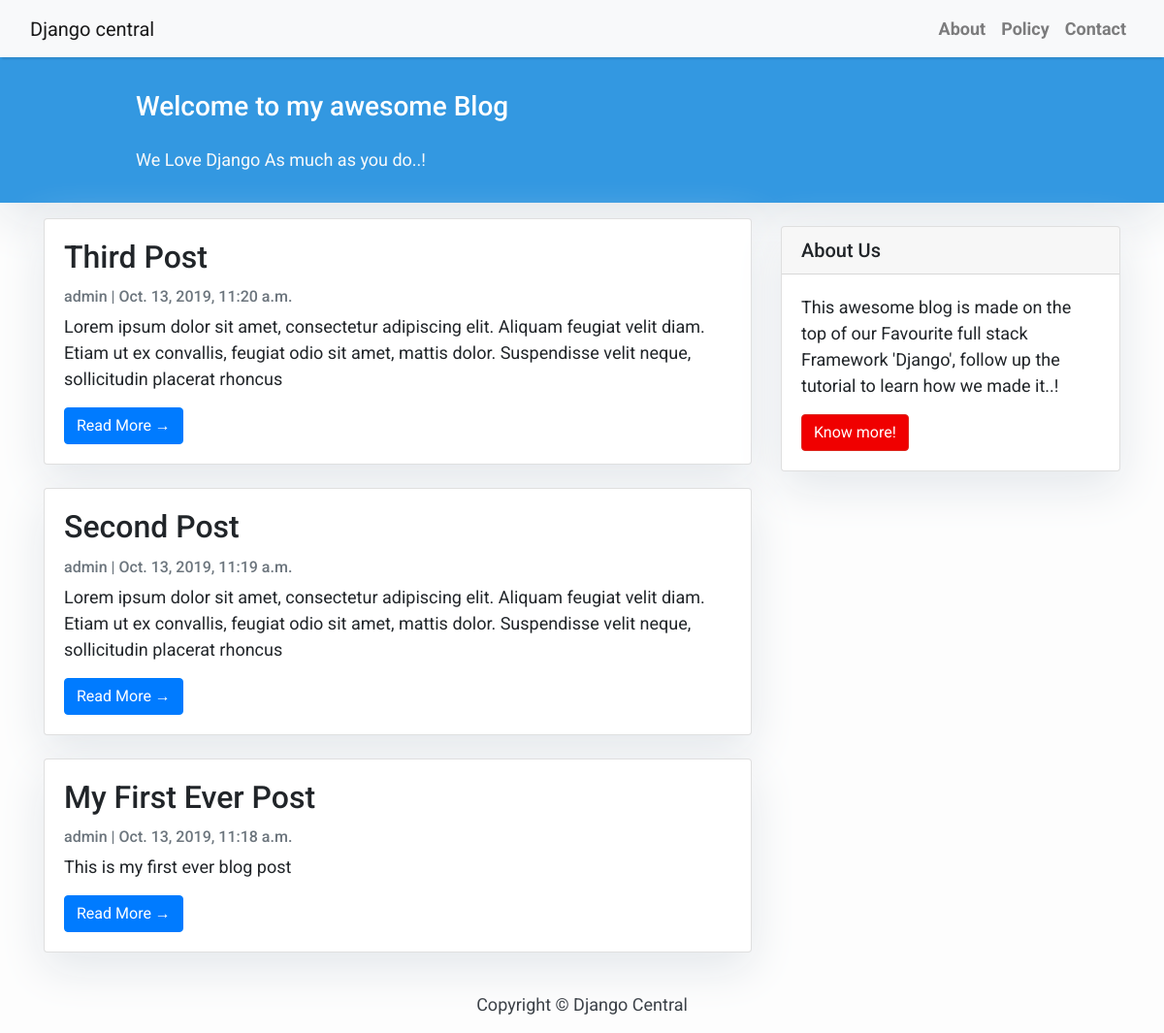
The page / on the database its author committed.
### blog/models.py (models this page shows, shortened)
class Post(models.Model):
    title = models.CharField(max_length=200, unique=True)
    slug = models.SlugField(max_length=200, unique=True)
    author = models.ForeignKey(
        User, on_delete=models.CASCADE, related_name='blog_posts')
    updated_on = models.DateTimeField(auto_now=True)
    content = models.TextField()
    created_on = models.DateTimeField(auto_now_add=True)
    status = models.IntegerField(choices=STATUS, default=0)
    class Meta:
        ordering = ['-created_on']

### blog/views.py (the view)
# urls.py: path('', views.PostList.as_view(), name='home'),
class PostList(generic.ListView):
    queryset = Post.objects.filter(status=1).order_by('-created_on')
    template_name = 'index.html'

### templates/index.html (shortened to what this page needs)
{% extends "base.html" %}
 {% block content %}
    <header class="masthead" >
            <div class="container">
              <div class="row">
                <div class=" col-md-8 col-md-10 mx-auto">
                  <div class="site-heading">
                    <h3 class=" site-heading my-4 mt-3 text-white"> Welcome to my awesome Blog </h3>
                    <p class="text-light">We Love Django As much as you do..! &nbsp
                    </p>
                </div>
                    </div>
                  </div>
                </div>
              </header>
            <div class="container">
                <div class="row">
              <div class="col-md-8 mt-3 left">
                    {% for post in post_list %}
                <div class="card mb-4" >
                  <div class="card-body">
                    <h2 class="card-title">{{ post.title }}</h2>
                    <p class="card-text text-muted h6">{{ post.author }} | {{ post.created_on}} </p>
                    <p class="card-text">{{post.content|slice:":200" }}</p>
                    <a href="{% url 'post_detail' post.slug  %}" class="btn btn-primary">Read More &rarr;</a>
                  </div>
                </div>
                {% endfor %}
            </div>
                {% block sidebar %}
                {% include 'sidebar.html' %}
                {% endblock sidebar %}
            </div>
        </div>
{%endblock%}

### templates/base.html (shortened to what this page needs)
<!DOCTYPE html>
<html>
  <head>
    <link
      rel="stylesheet"
      href="https://maxcdn.bootstrapcdn.com/bootstrap/4.0.0/css/bootstrap.min.css"
    />
  </head>
  <body>
    <nav class="navbar navbar-expand-lg navbar-light bg-light shadow" id="mainNav">
      <div class="container-fluid">
        <a class="navbar-brand" href="{% url 'home' %}" >Django central</a>
        <div class="collapse navbar-collapse" id="navbarResponsive">
          <ul class="navbar-nav ml-auto">
            <li class="nav-item text-black">
              <a
                class="nav-link text-black font-weight-bold"
                href="#"
                >About</a
              >
            </li>
            <li class="nav-item text-black">
              <a
                class="nav-link text-black font-weight-bold"
                href="#"
                >Policy</a
              >
            </li>
            <li class="nav-item text-black">
              <a
                class="nav-link text-black font-weight-bold"
                href="#"
                >Contact</a
              >
            </li>
          </ul>
        </div>
      </div>
    </nav>
            {% block content %}{% endblock content %}
    <footer class="py-3 bg-grey">
              <p class="m-0 text-dark text-center ">Copyright &copy; Django Central</p>
    </footer>
  </body>
</html>

### templates/sidebar.html (shortened to what this page needs)
{% block sidebar %}
<div class="col-md-4 float-right ">
<div class="card my-4">
        <h5 class="card-header">About Us</h5>
    <div class="card-body">
        <p class="card-text"> This awesome blog is made on the top of our Favourite full stack Framework 'Django', follow up the tutorial to learn how we made it..!</p>
        <a href="#"
           class="btn btn-danger">Know more!</a>
    </div>
</div>
</div>
{% endblock sidebar %}

### templates/base.html (style rules this page uses)
body { font-family: "Roboto", sans-serif; font-size: 17px; background-color: #fdfdfd; }
.shadow { box-shadow: 0 4px 2px -2px rgba(0,0,0,0.1); }
.btn-danger { color: #fff; background-color: #f00000; border-color: #dc281e; }
.masthead { background:#3398E1; height: auto; padding-bottom: 15px; box-shadow: 0 16px 48px #E3E7EB; padding-top: 10px; }

### templates/index.html (style rules this page uses)
body { font-family: "Roboto", sans-serif; font-size: 18px; background-color: #fdfdfd; }
.card { box-shadow: 0 16px 48px #E3E7EB; }

### templates/sidebar.html (style rules this page uses)
.card { box-shadow: 0 16px 48px #E3E7EB; }

### rows shown on the page
Post: title "Third Post", author "admin", created_on "Oct. 13, 2019, 11:20 a.m.", content "Lorem ipsum dolor sit amet, consectetur adipiscing elit. Aliquam feugiat velit diam. Etiam ut ex convallis, feugiat odio sit amet, mattis dolor. Suspendisse velit neque, sollicitudin placerat rhoncus"
Post: title "Second Post", author "admin", created_on "Oct. 13, 2019, 11:19 a.m.", content "Lorem ipsum dolor sit amet, consectetur adipiscing elit. Aliquam feugiat velit diam. Etiam ut ex convallis, feugiat odio sit amet, mattis dolor. Suspendisse velit neque, sollicitudin placerat rhoncus"
Post: title "My First Ever Post", author "admin", created_on "Oct. 13, 2019, 11:18 a.m.", content "This is my first ever blog post"
